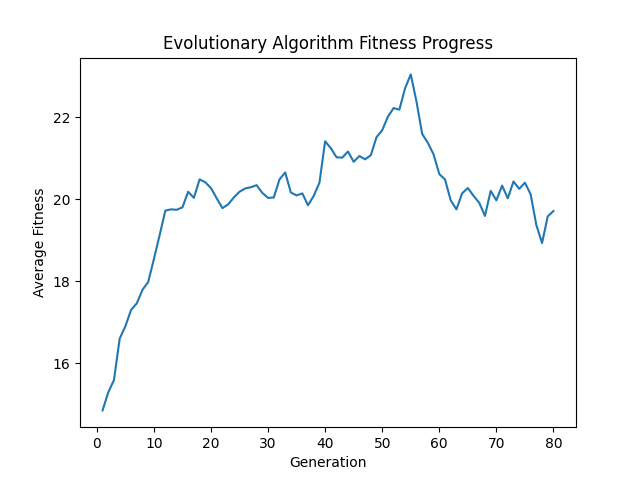

This figure's Python source:
import random
import matplotlib.pyplot as plt

def generate_individual(length):
    return [random.choice(['0', '1']) for _ in range(length)]

def calculate_fitness(individual, target_string):
    return sum([1 for i, gene in enumerate(individual) if gene == target_string[i]])

def crossover(parent1, parent2):
    crossover_point = random.randint(0, len(parent1) - 1)
    child1 = parent1[:crossover_point] + parent2[crossover_point:]
    child2 = parent2[:crossover_point] + parent1[crossover_point:]
    return child1, child2

def mutate(individual, mutation_rate):
    mutated_individual = [bit if random.random() > mutation_rate else flip_bit(bit) for bit in individual]
    return mutated_individual

def flip_bit(bit):
    return '0' if bit == '1' else '1'

def evolve_to_target(target_string, population_size, mutation_rate, generations):
    population = [generate_individual(len(target_string)) for _ in range(population_size)]

    fitness_history = []

    for generation in range(generations):
        fitness_scores = [calculate_fitness(individual, target_string) for individual in population]
        average_fitness = sum(fitness_scores) / len(population)
        fitness_history.append(average_fitness)
        print(f"Generation {generation + 1}: Average Fitness = {average_fitness}")

        if target_string in [''.join(individual) for individual in population]:
            print("Target string found!")
            break

        parents = random.choices(population, weights=fitness_scores, k=population_size)

        next_generation = []
        while len(next_generation) < population_size:
            parent1, parent2 = random.sample(parents, 2)
            child1, child2 = crossover(parent1, parent2)
            child1 = mutate(child1, mutation_rate)
            child2 = mutate(child2, mutation_rate)
            next_generation.extend([child1, child2])

        population = next_generation

    # Plot the fitness history
    plt.plot(range(1, len(fitness_history) + 1), fitness_history)
    plt.xlabel('Generation')
    plt.ylabel('Average Fitness')
    plt.title('Evolutionary Algorithm Fitness Progress')
    plt.show()

if __name__ == "__main__":
    target_string = "110010101010101010100101010101"
    population_size = 100
    mutation_rate = 0.02
    generations = 80

    evolve_to_target(target_string, population_size, mutation_rate, generations)
